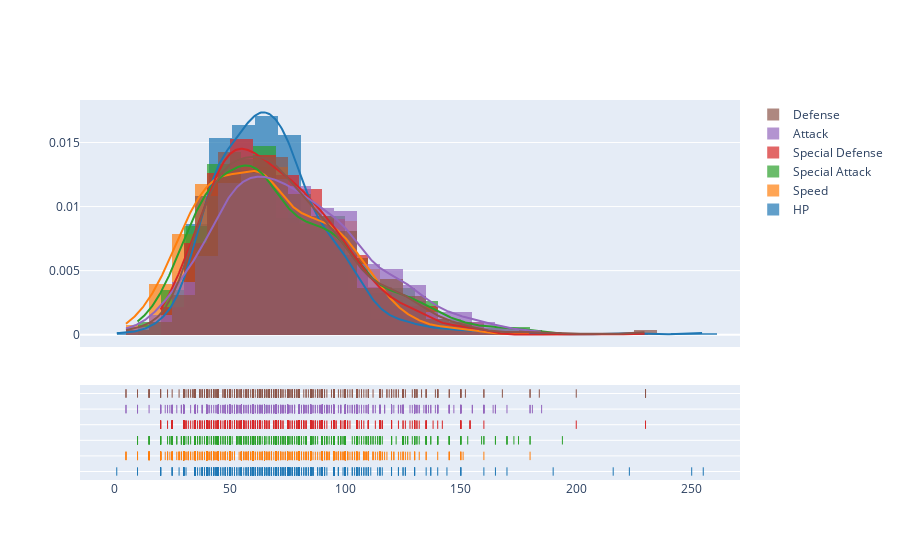

Notebook source saved alongside this figure:
### Code cell
single_distplot = ff.create_distplot([pokemon.hp, pokemon.speed, pokemon.sp_attack, pokemon.sp_defense, pokemon.attack, pokemon.defense], ['HP', "Speed", "Special Attack", "Special Defense", "Attack", "Defense"], bin_size=10)
iplot(single_distplot, filename=' Distplot')

# TODO: What does the bin size change?
# TODO: How do we display multiple stats?

### Figure 1 — Plotly figure (JSON) as saved in the notebook; plotly's stock layout.template omitted (floating-point values rounded to 4 significant figures; data arrays with more than 128 entries replaced by an {"elided": "..."} marker saying what was removed)
{"data": [{"autobinx": false, "histnorm": "probability density", "legendgroup": "HP", "marker": {"color": "rgb(31, 119, 180)"}, "name": "HP", "opacity": 0.7, "type": "histogram", "x": {"elided": "801 int values"}, "xaxis": "x", "xbins": {"end": 255, "size": 10, "start": 1}, "yaxis": "y"}, {"autobinx": false, "histnorm": "probability density", "legendgroup": "Speed", "marker": {"color": "rgb(255, 127, 14)"}, "name": "Speed", "opacity": 0.7, "type": "histogram", "x": {"elided": "801 int values"}, "xaxis": "x", "xbins": {"end": 180, "size": 10, "start": 5}, "yaxis": "y"}, {"autobinx": false, "histnorm": "probability density", "legendgroup": "Special Attack", "marker": {"color": "rgb(44, 160, 44)"}, "name": "Special Attack", "opacity": 0.7, "type": "histogram", "x": {"elided": "801 int values"}, "xaxis": "x", "xbins": {"end": 194, "size": 10, "start": 10}, "yaxis": "y"}, {"autobinx": false, "histnorm": "probability density", "legendgroup": "Special Defense", "marker": {"color": "rgb(214, 39, 40)"}, "name": "Special Defense", "opacity": 0.7, "type": "histogram", "x": {"elided": "801 int values"}, "xaxis": "x", "xbins": {"end": 230, "size": 10, "start": 20}, "yaxis": "y"}, {"autobinx": false, "histnorm": "probability density", "legendgroup": "Attack", "marker": {"color": "rgb(148, 103, 189)"}, "name": "Attack", "opacity": 0.7, "type": "histogram", "x": {"elided": "801 int values"}, "xaxis": "x", "xbins": {"end": 185, "size": 10, "start": 5}, "yaxis": "y"}, {"autobinx": false, "histnorm": "probability density", "legendgroup": "Defense", "marker": {"color": "rgb(140, 86, 75)"}, "name": "Defense", "opacity": 0.7, "type": "histogram", "x": {"elided": "801 int values"}, "xaxis": "x", "xbins": {"end": 230, "size": 10, "start": 5}, "yaxis": "y"}, {"legendgroup": "HP", "marker": {"color": "rgb(31, 119, 180)"}, "mode": "lines", "name": "HP", "showlegend": false, "type": "scatter", "x": {"elided": "500 float values"}, "xaxis": "x", "y": {"elided": "500 float values"}, "yaxis": "y"}, {"legendgroup": "Speed", "marker": {"color": "rgb(255, 127, 14)"}, "mode": "lines", "name": "Speed", "showlegend": false, "type": "scatter", "x": {"elided": "500 float values"}, "xaxis": "x", "y": {"elided": "500 float values"}, "yaxis": "y"}, {"legendgroup": "Special Attack", "marker": {"color": "rgb(44, 160, 44)"}, "mode": "lines", "name": "Special Attack", "showlegend": false, "type": "scatter", "x": {"elided": "500 float values"}, "xaxis": "x", "y": {"elided": "500 float values"}, "yaxis": "y"}, {"legendgroup": "Special Defense", "marker": {"color": "rgb(214, 39, 40)"}, "mode": "lines", "name": "Special Defense", "showlegend": false, "type": "scatter", "x": {"elided": "500 float values"}, "xaxis": "x", "y": {"elided": "500 float values"}, "yaxis": "y"}, {"legendgroup": "Attack", "marker": {"color": "rgb(148, 103, 189)"}, "mode": "lines", "name": "Attack", "showlegend": false, "type": "scatter", "x": {"elided": "500 float values"}, "xaxis": "x", "y": {"elided": "500 float values"}, "yaxis": "y"}, {"legendgroup": "Defense", "marker": {"color": "rgb(140, 86, 75)"}, "mode": "lines", "name": "Defense", "showlegend": false, "type": "scatter", "x": {"elided": "500 float values"}, "xaxis": "x", "y": {"elided": "500 float values"}, "yaxis": "y"}, {"legendgroup": "HP", "marker": {"color": "rgb(31, 119, 180)", "symbol": "line-ns-open"}, "mode": "markers", "name": "HP", "showlegend": false, "type": "scatter", "x": {"elided": "801 int values"}, "xaxis": "x", "y": {"elided": "801 str values"}, "yaxis": "y2"}, {"legendgroup": "Speed", "marker": {"color": "rgb(255, 127, 14)", "symbol": "line-ns-open"}, "mode": "markers", "name": "Speed", "showlegend": false, "type": "scatter", "x": {"elided": "801 int values"}, "xaxis": "x", "y": {"elided": "801 str values"}, "yaxis": "y2"}, {"legendgroup": "Special Attack", "marker": {"color": "rgb(44, 160, 44)", "symbol": "line-ns-open"}, "mode": "markers", "name": "Special Attack", "showlegend": false, "type": "scatter", "x": {"elided": "801 int values"}, "xaxis": "x", "y": {"elided": "801 str values"}, "yaxis": "y2"}, {"legendgroup": "Special Defense", "marker": {"color": "rgb(214, 39, 40)", "symbol": "line-ns-open"}, "mode": "markers", "name": "Special Defense", "showlegend": false, "type": "scatter", "x": {"elided": "801 int values"}, "xaxis": "x", "y": {"elided": "801 str values"}, "yaxis": "y2"}, {"legendgroup": "Attack", "marker": {"color": "rgb(148, 103, 189)", "symbol": "line-ns-open"}, "mode": "markers", "name": "Attack", "showlegend": false, "type": "scatter", "x": {"elided": "801 int values"}, "xaxis": "x", "y": {"elided": "801 str values"}, "yaxis": "y2"}, {"legendgroup": "Defense", "marker": {"color": "rgb(140, 86, 75)", "symbol": "line-ns-open"}, "mode": "markers", "name": "Defense", "showlegend": false, "type": "scatter", "x": {"elided": "801 int values"}, "xaxis": "x", "y": {"elided": "801 str values"}, "yaxis": "y2"}], "layout": {"barmode": "overlay", "hovermode": "closest", "legend": {"traceorder": "reversed"}, "xaxis": {"anchor": "y2", "domain": [0, 1], "zeroline": false}, "yaxis": {"anchor": "free", "domain": [0.35, 1], "position": 0}, "yaxis2": {"anchor": "x", "domain": [0, 0.25], "dtick": 1, "showticklabels": false}}}
